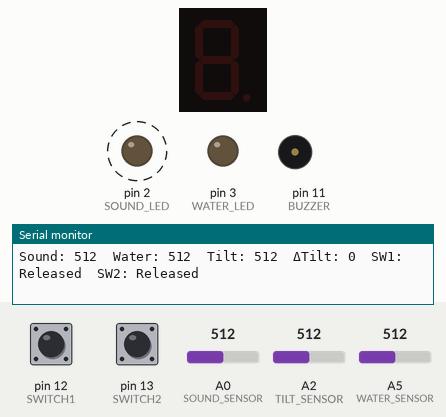
This sketch was run on a simulated Arduino Uno, built with avr-gcc and run on an emulated ATmega328P. On the bench: 1-digit seven-segment display, output pins drawn as LEDs (lit = HIGH), buzzer (waves = sounding), the last lines printed to the serial monitor. Wiring (inferred from the names in the program): 1-digit 7-segment display, segments lit when HIGH: segments pin 4, pin 5, pin 6, pin 7, pin 8, pin 9, pin 10. Dashed ring = blinking. The test bench sets the inputs (shaded band); at power-on: A2 (TILT_SENSOR) = 512, A5 (WATER_SENSOR) = 512, pin 12 (SWITCH1) HIGH, pin 13 (SWITCH2) HIGH, A0 (SOUND_SENSOR) = 512. The segment pins are drawn as the display they are named for; pins used as bus, display or sensor lines are not drawn.

Above: at 1.2 s.
1.3 s: A2 (TILT_SENSOR) set to 538
4.3 s: A5 (WATER_SENSOR) set to 307
7.3 s: A5 (WATER_SENSOR) set to 290
10.3 s: pin 12 (SWITCH1) pulled LOW for 0.25 s
At 10.54 s:
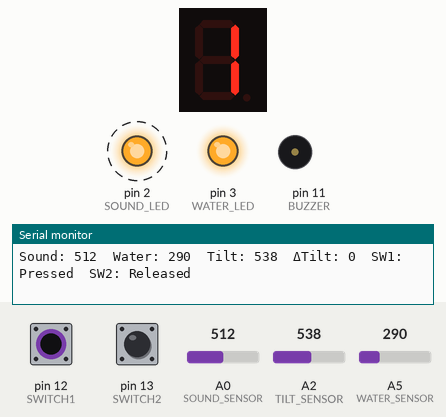
13.3 s: pin 13 (SWITCH2) pulled LOW for 0.25 s
At 13.47 s:
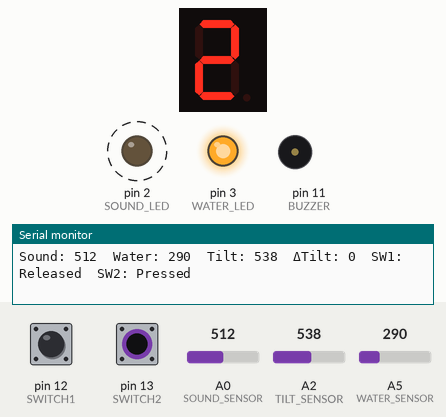
16.3 s: A2 (TILT_SENSOR) set to 1023
Timing chart, 0 to 20.3 s (numbered marks = the images above; inputs shaded):
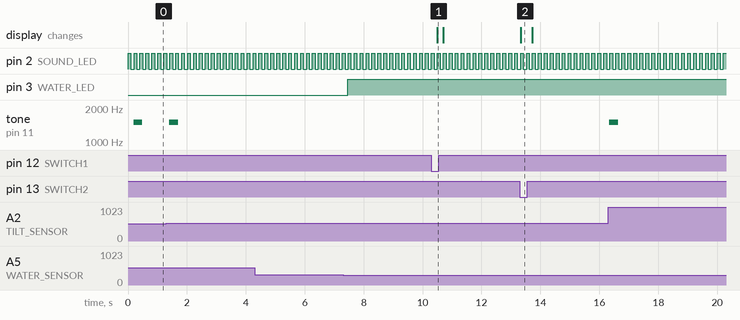

Measured:
- after the input at 1.3 s, tone on pin 11 (BUZZER): silent → 1500 Hz after 0.10 s, → silent 0.30 s later
- after the input at 7.3 s, pin 3 (WATER_LED): LOW → HIGH after 0.16 s
- after the input at 10.3 s, the display: changes after 0.20 s (image 1)
- after the input at 13.3 s, the display: changes at once (image 2)
- after the input at 16.3 s, tone on pin 11 (BUZZER): silent → 1500 Hz at once, → silent 0.30 s later
- by itself, pin 2 (SOUND_LED): alternates HIGH for 0.10 s and LOW for 0.11 s

The sketch:

02.ino
```cpp
#2
int setNum[10][8] = {
  {1, 1, 1, 1, 1, 1, 0, 0}, // 0
  {0, 1, 1, 0, 0, 0, 0, 0}, // 1
  {1, 1, 0, 1, 1, 0, 1, 0}, // 2
  {1, 1, 1, 1, 0, 0, 1, 0}, // 3
  {0, 1, 1, 0, 0, 1, 1, 0}, // 4
  {1, 0, 1, 1, 0, 1, 1, 0}, // 5
  {1, 0, 1, 1, 1, 1, 1, 0}, // 6
  {1, 1, 1, 0, 0, 0, 0, 0}, // 7
  {1, 1, 1, 1, 1, 1, 1, 0}, // 8
  {1, 1, 1, 1, 0, 1, 1, 0}  // 9
};

int segmentPins[7] = {4, 5, 6, 7, 8, 9, 10}; // A~G
#define BUZZER 11
#define SOUND_LED 2
#define SOUND_SENSOR A0
#define WATER_SENSOR A5
#define WATER_LED 3
#define SWITCH1 12
#define SWITCH2 13
#define TILT_SENSOR A2

int prevTiltVal = 0;

void setup() {
  Serial.begin(9600);

  pinMode(SOUND_LED, OUTPUT);
  pinMode(WATER_LED, OUTPUT);
  pinMode(BUZZER, OUTPUT);
  for (int i = 0; i < 7; i++) pinMode(segmentPins[i], OUTPUT);

  pinMode(SOUND_SENSOR, INPUT);
  pinMode(WATER_SENSOR, INPUT);
  pinMode(SWITCH1, INPUT_PULLUP);
  pinMode(SWITCH2, INPUT_PULLUP);
  pinMode(TILT_SENSOR, INPUT);
}

void loop() {
  int soundVal = analogRead(SOUND_SENSOR);
  int delayTime = map(soundVal, 100, 800, 200, 20);
  digitalWrite(SOUND_LED, HIGH); delay(delayTime);
  digitalWrite(SOUND_LED, LOW); delay(delayTime);

  int waterLevel = analogRead(WATER_SENSOR);
  digitalWrite(WATER_LED, (waterLevel < 300 || waterLevel > 700) ? HIGH : LOW);

  int tilt = analogRead(TILT_SENSOR);
  int diff = abs(tilt - prevTiltVal);
  if (diff > 15) {
    tone(BUZZER, 1500, 300);
  }
  prevTiltVal = tilt;

  bool sw1 = digitalRead(SWITCH1) == LOW;
  bool sw2 = digitalRead(SWITCH2) == LOW;

  if (sw1) {
    displayNumber(1);
  } else if (sw2) {
    displayNumber(2);
  } else {
    clearDisplay();
  }

  Serial.print("Sound: ");
  Serial.print(soundVal);
  Serial.print("  Water: ");
  Serial.print(waterLevel);
  Serial.print("  Tilt: ");
  Serial.print(tilt);
  Serial.print("  ΔTilt: ");
  Serial.print(diff);
  Serial.print("  SW1: ");
  Serial.print(sw1 ? "Pressed" : "Released");
  Serial.print("  SW2: ");
  Serial.println(sw2 ? "Pressed" : "Released");
}

// setNum[][] 기반 숫자 표시
void displayNumber(int num) {
  for (int i = 0; i < 7; i++) {
    digitalWrite(segmentPins[i], setNum[num][i]);
  }
}

// 7세그먼트 끄기 함수
void clearDisplay() {
  for (int i = 0; i < 7; i++) {
    digitalWrite(segmentPins[i], LOW);
  }
}
```
